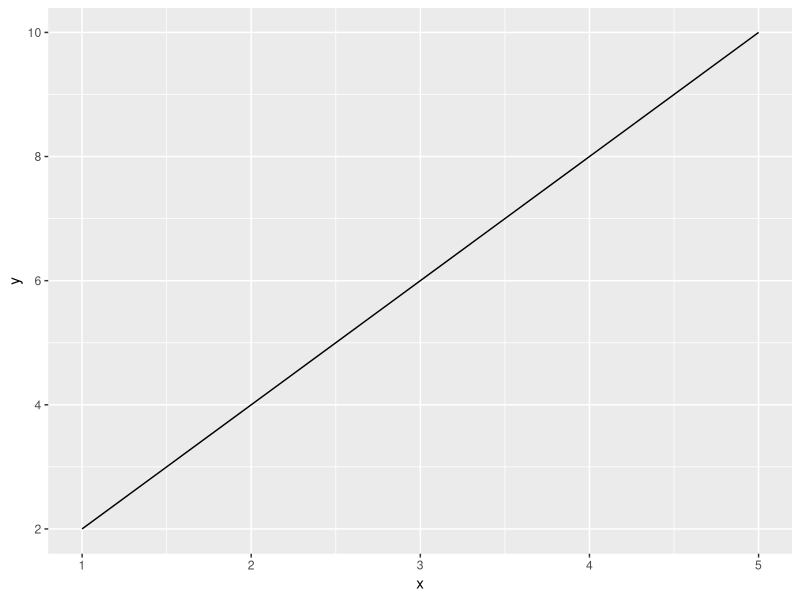

Reproduce this figure in R.
## ---- chunk 1
library(knitr)
library(tidyverse)
library(ggplot2)
## ---- chunk 2
  data <- read.csv("Data_Tables_Criminal_Incidents_Visualisation_Year_Ending_December_2019.csv")

## ---- chunk 3

# create a sample dataset
data <- data.frame(x = c(1, 2, 3, 4, 5), y = c(2, 4, 6, 8, 10))

# create a basic line plot
ggplot(data, aes(x = x, y = y)) +
  geom_line()




